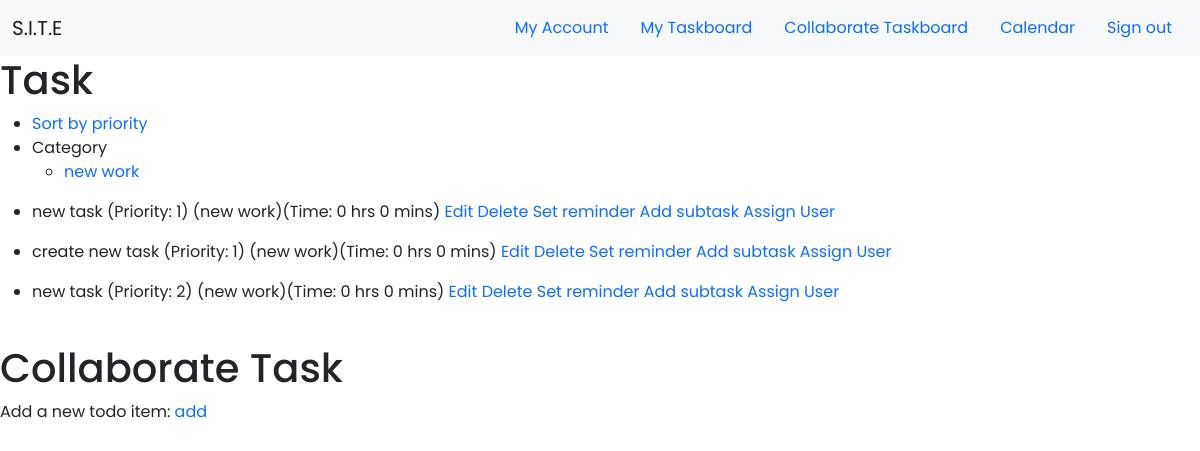
Page /taskboard (signed in) on the committed database.
### app/models.py (models this page shows, shortened)
class Category(db.Model):
    id = db.Column(db.Integer, primary_key=True)
    category = db.Column(db.String(30), unique=True, nullable=False)
    user_id = db.Column(db.Integer, db.ForeignKey('user.id'))

class Task(db.Model):
    id = db.Column(db.Integer, primary_key=True, autoincrement=True)
    content = db.Column(db.String, unique=False, nullable=False)
    complete = db.Column(db.Boolean, default=False)
    estimatehr = db.Column(db.Integer, nullable = True)
    estimatemin = db.Column(db.Integer, nullable = True)
    priority = db.Column(db.Integer, nullable=False)
    collaborate_id = db.Column(db.Integer, nullable=True, unique=False)
    assign_user = db.Column(db.String,unique=False, nullable=True)
    category_id = db.Column(db.Integer, db.ForeignKey('category.id'), nullable=False)
    category = db.relationship('Category', backref=db.backref('categories', lazy=True))
    subtask = db.relationship('Subtask', backref = 'subtasks', lazy = 'dynamic')
    user_id = db.Column(db.Integer, db.ForeignKey('user.id'))

### app/routes.py (the view)
@app.route('/taskboard',methods=['GET', 'POST'])
def taskboard():
    user = User.query.filter_by(username=current_user.username).first()
    tasks = Task.query.filter_by(user_id=user.id, collaborate_id = None).all()
    assign_tasks = Task.query.filter_by(assign_user=user.username).all()
    categories = Category.query.filter_by(user_id=user.id).all()
    subtask = Subtask.query.all()
    return render_template('taskboard.html', tasks=tasks, categories=categories, subtasks=subtask, assign_tasks=assign_tasks)

### app/models.py (called while the page is built)
@login.user_loader
def load_user(id):
    return User.query.get(int(id))

### app/templates/taskboard.html (shortened to what this page needs)
{% extends "base.html" %}
{% block content %}
<link rel="stylesheet" type="text/css" href="{{ url_for('static', filename='css/taskboard.css') }}">
    {% if current_user.is_authenticated %}
            <div>
                <h1>Task</h1>
                <nav>
                    <ul>
                        <li><a href="/priority">Sort by priority</a></li>
                        <li>Category
                            <ul>
                                {% for category in categories %}
                                <li><a href="/category/{{category.id}}">{{category.category}}</a></li>
                                {% endfor %}
                        </li>
                    </ul>
                </nav>
                {% for task in tasks %}
                <ul>
                <li>
                    {{ task.content }} (Priority: {{task.priority}}) ({{task.category.category}})(Time: {{task.estimatehr}} hrs {{task.estimatemin}} mins) <a href= "/edittask/{{task.id}}">Edit</a>  <a href= "/delete/{{task.id}}"> Delete</a>  <a href= "/reminder/{{task.id}}">Set reminder</a> <a href="/addsubtask/{{task.id}}">Add subtask</a> <a href="/assignuser/{{task.id}}">Assign User</a>
                </li>
                </ul>
                {% endfor %}
            <br>
            <h1>Collaborate Task</h1>
                <div>Add a new todo item:
                <a href="/addtask"> add</a>
                </div>
            </div>
    {% endif %}
{% endblock %}

### app/templates/base.html (shortened to what this page needs)
<!doctype html>
<html lang="en">
    <head>
        <link href="https://cdn.jsdelivr.net/npm/bootstrap@5.0.0-beta3/dist/css/bootstrap.min.css" rel="stylesheet">
        <link rel="stylesheet" type="text/css" href="{{ url_for('static', filename='css/style.css') }}">
    </head>
    <body>
        <nav class="navbar navbar-expand-lg navbar-light bg-light">
            <div class="container-fluid">
              <a class="navbar-brand" href="/">S.I.T.E</a>
              <ul class="nav justify-content-end">
                <li class="nav-item">
                  {% if current_user.is_authenticated %}
                  <a class="nav-link active" aria-current="page" href="/profile">My Account</a>
                  {% endif %}
                </li>
                <li class="nav-item">
                  {% if current_user.is_authenticated %}
                  <a class="nav-link" href="/taskboard">My Taskboard</a>
                  {% endif %}
                </li>
                <li class="nav-item">
                  {% if current_user.is_authenticated %}
                  <a class="nav-link" href="/collaboratetaskboard">Collaborate Taskboard</a>
                  {% endif %}
                </li>
                <li class="nav-item">
                  {% if current_user.is_authenticated %}
                  <a class="nav-link" href="/calendar">Calendar</a>
                  {% endif %}
                </li>
                <li class="nav-item">
                  {% if current_user.is_authenticated %}
                  <a class="nav-link" href="/logout">Sign out</a>
                  {% endif %}
                </li>
              </ul>
              </div>
          </nav>
        {% block content %}{% endblock %}
    </body>
</html>

### app/static/css/style.css (style rules this page uses)
* { font-family: 'Poppins', sans-serif; margin: 0; padding: 0; }
html, body { margin: 0; padding: 0; }
a { text-decoration: none; }

### rows in the picture
Category: category "new work"
Task: content "new task", priority "1", category.category "new work", estimatehr "0", estimatemin "0"
Task: content "create new task", priority "1", category.category "new work", estimatehr "0", estimatemin "0"
Task: content "new task", priority "2", category.category "new work", estimatehr "0", estimatemin "0"
